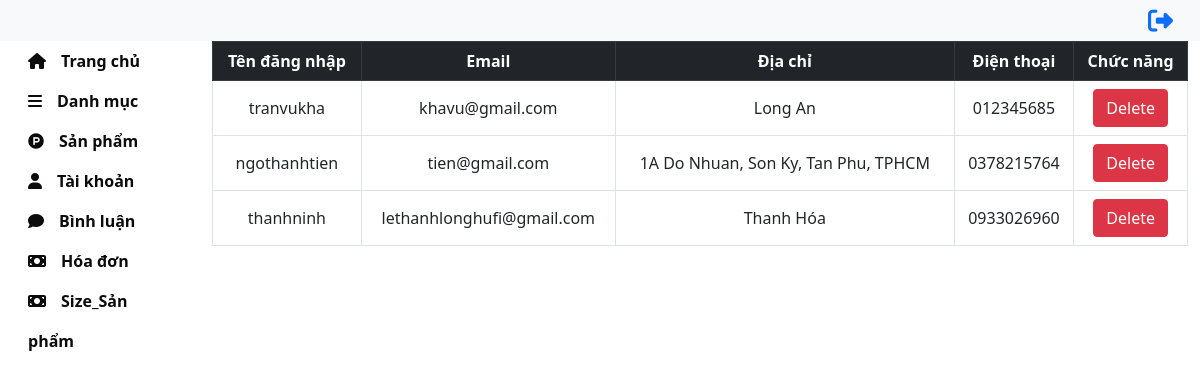
Page /admin/taikhoan.php on the committed database.
### tables this page shows
CREATE TABLE `taikhoan` (
  `id` int(11) NOT NULL,
  `HoTen` varchar(100) NOT NULL,
  `Email` varchar(50) NOT NULL,
  `MatKhau` varchar(20) NOT NULL,
  `DiaChi` varchar(255) NOT NULL,
  `DienThoai` varchar(12) NOT NULL,
  `LoaiTaiKhoan` tinyint(4) NOT NULL,
  `TenHienThi` varchar(255) NOT NULL
);

### admin/controller_admin/controller.php (called while the page is built, shortened)
<?php
    require_once '../lib/db.php';
    function TruyVan($sql){
        global $conn;
        $kq = '';
        $sta = $conn->prepare($sql);
        $sta->execute();
        if($sta->rowCount() > 0){
            $kq = $sta->fetchAll(PDO:: FETCH_ASSOC);
        }
        return $kq;
    }
?>

### admin/taikhoan.php (the view, shortened to what this page needs)
<?php require_once './controller_admin/controller.php'; ?>
<link rel="stylesheet" href="./css_admin/danhmuc.css">
<link rel="stylesheet" href="./css_admin/css_admin.css">
<?php
    require_once 'req_admin/header_admin.php';
?>
<div class="container-fluid">
  <div class="row">
    <div class="col-sm-2">
       <?php require_once './req_admin/left_admin.php'; ?>
    <div class="col-sm-10">
        <table class = "table table-bordered ">
            <thead class = "table-dark">
                <tr>
                    <th>Tên đăng nhập</th>
                    <th>Email</th>
                    <th>Địa chỉ</th>
                    <th>Điện thoại</th>
                    <th>Chức năng</th>
                </tr>
            </thead>
            <?php
            $sql = "select * from taikhoan where loaitaikhoan = 0";
            $stmt = TruyVan($sql);
            foreach ($stmt as $row) {?>
                <tr>
                    <td><?php echo $row['HoTen']?></td>
                    <td><?php echo $row['Email']?></td>
                    <td><?php echo $row['DiaChi']?></td>
                    <td><?php echo $row['DienThoai']?></td>
                    <td>
                        <a onclick="return confirm('Bạn có muốn xóa tài khoản này không?');" href="delete_danhmuc.php<?php echo'?MaDanhMuc='.$id;?>" data-toggle="modal" data-target="#" class = "btn btn-danger">Delete</a>
                    </td>
                </tr>
            <?php } ?>
        </table>
    </div>

### admin/css_admin/danhmuc.css (style rules this page uses)
td { text-align: center; vertical-align: middle; }
table thead tr th { text-align: center; vertical-align: middle; }

### rows in the picture
taikhoan: HoTen "tranvukha", Email "khavu@gmail.com", DiaChi "Long An", DienThoai "012345685"
taikhoan: HoTen "ngothanhtien", Email "tien@gmail.com", DiaChi "1A Do Nhuan, Son Ky, Tan Phu, TPHCM", DienThoai "0378215764"
taikhoan: HoTen "thanhninh", Email "lethanhlonghufi@gmail.com", DiaChi "Thanh Hóa", DienThoai "0933026960"
